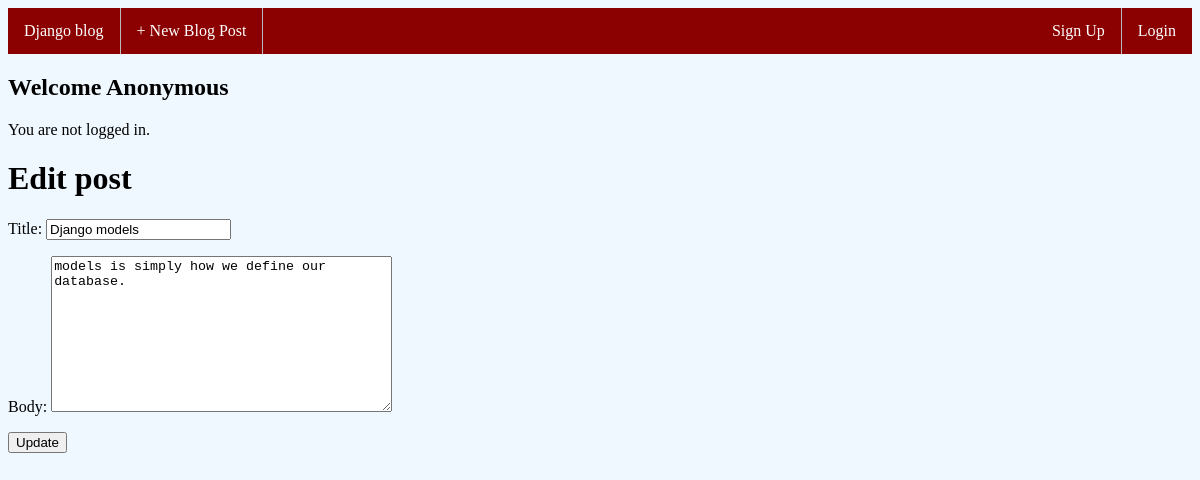
/post/3/edit/, run on the app's committed database.
### blog/models.py (models this page shows, shortened)
class Post(models.Model):
    title = models.CharField(max_length=200)
    author = models.ForeignKey('auth.User', on_delete=models.CASCADE,)
    body = models.TextField()

### blog/views.py (the view)
# urls.py: path('post/<int:pk>/edit/', BlogUpdateView.as_view(), name='post_edit'),
class BlogUpdateView(UpdateView):
    model = Post
    template_name = 'post_edit.html'
    fields = ['title', 'body']

### templates/post_edit.html (shortened to what this page needs)
{% extends 'base.html' %}
{% block content %}
    <h1>Edit post</h1>
    <form action="" method="post">
        {{ form.as_p }}
        <input type="submit" value="Update">
    </form>
{% endblock content %}

### static/base.css (style rules this page uses)
body { background-color: aliceblue; }

### data on the page
Post: title "Django models", body "models is simply how we define our database."
